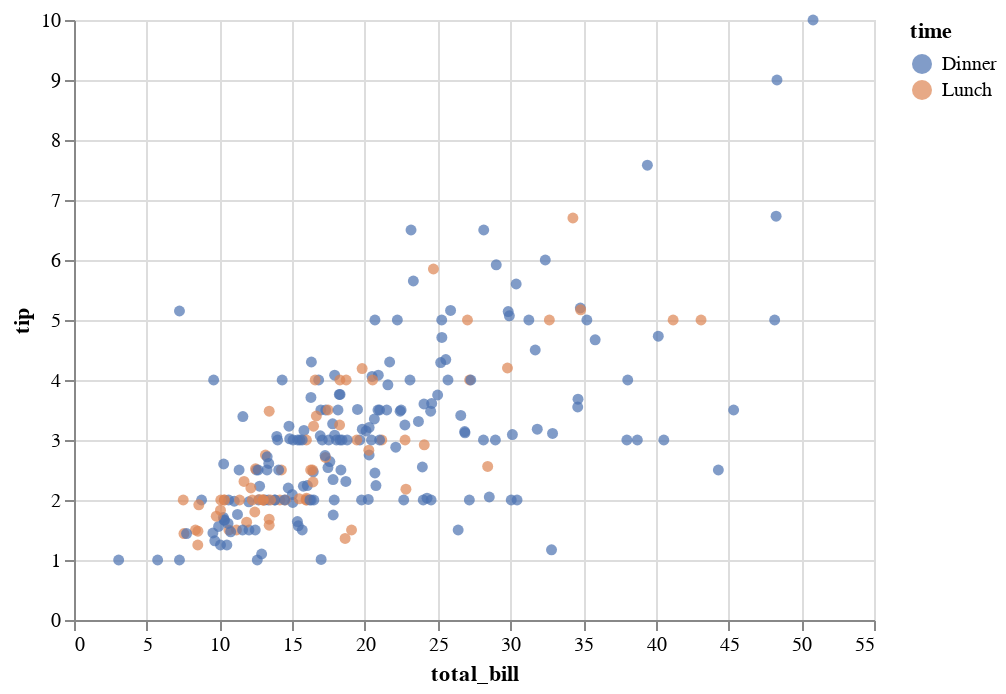

The notebook cell this image was saved under:
### Code cell
display(salt.scatterplot(x="total_bill", y="tip", hue="time", data=tips))
ax = sns.scatterplot(x="total_bill", y="tip", hue="time", data=tips)

### Figure 1 — Vega-Lite specification as saved in the notebook (floating-point values rounded to 4 significant figures; data arrays with more than 128 entries replaced by an {"elided": "..."} marker saying what was removed)
{"$schema": "https://vega.github.io/schema/vega-lite/v2.4.1.json", "config": {"range": {"category": ["rgba(76,114,176,1)", "rgba(221,132,82,1)", "rgba(85,168,104,1)", "rgba(196,78,82,1)", "rgba(129,114,179,1)", "rgba(147,120,96,1)", "rgba(218,139,195,1)", "rgba(140,140,140,1)", "rgba(204,185,116,1)", "rgba(100,181,205,1)"]}, "view": {"height": 300, "width": 400}}, "data": {"values": {"elided": "244 records"}}, "encoding": {"color": {"field": "time", "type": "nominal"}, "x": {"axis": {"title": "total_bill"}, "field": "total_bill", "type": "quantitative"}, "y": {"axis": {"title": "tip"}, "field": "tip", "type": "quantitative"}}, "mark": {"filled": true, "type": "point"}}
